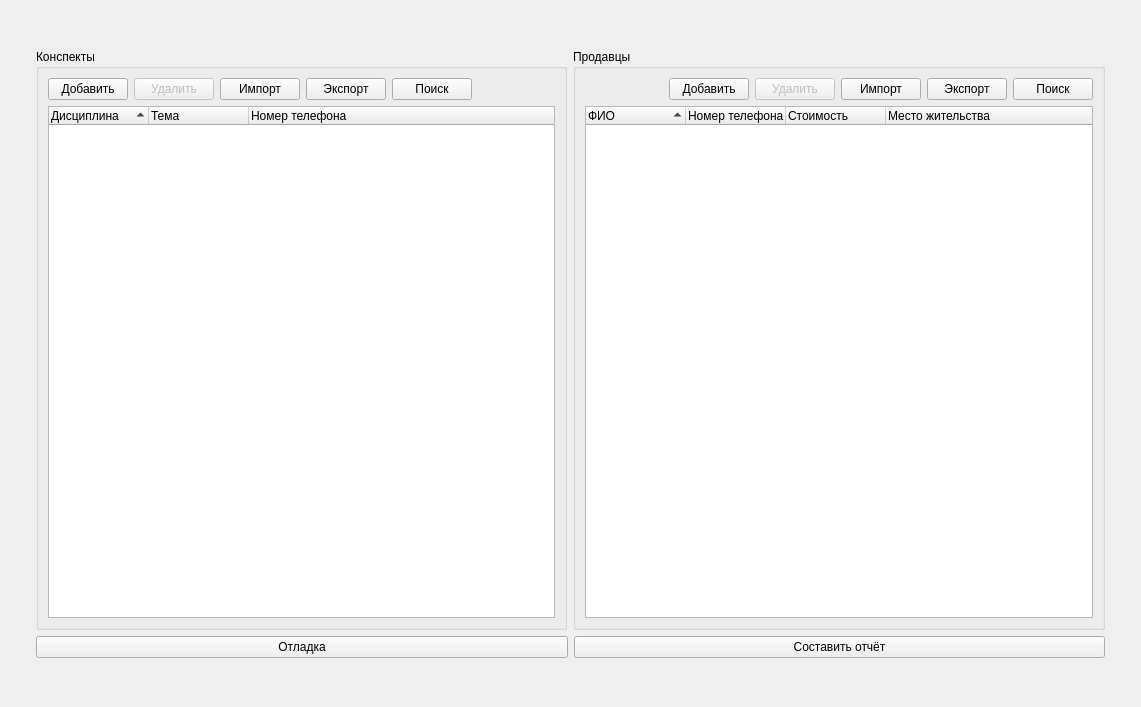
<?xml version="1.0" encoding="UTF-8"?>
<ui version="4.0">
 <class>MainWindow</class>
 <widget class="QMainWindow" name="MainWindow">
  <property name="geometry">
   <rect>
    <x>0</x>
    <y>0</y>
    <width>1141</width>
    <height>707</height>
   </rect>
  </property>
  <property name="windowTitle">
   <string>MainWindow</string>
  </property>
  <widget class="QWidget" name="centralwidget">
   <property name="sizePolicy">
    <sizepolicy hsizetype="Preferred" vsizetype="Preferred">
     <horstretch>0</horstretch>
     <verstretch>0</verstretch>
    </sizepolicy>
   </property>
   <layout class="QGridLayout" name="gridLayout">
    <item row="0" column="1">
     <spacer name="verticalSpacer_2">
      <property name="orientation">
       <enum>Qt::Vertical</enum>
      </property>
      <property name="sizeType">
       <enum>QSizePolicy::Minimum</enum>
      </property>
      <property name="sizeHint" stdset="0">
       <size>
        <width>20</width>
        <height>40</height>
       </size>
      </property>
     </spacer>
    </item>
    <item row="4" column="1">
     <spacer name="verticalSpacer">
      <property name="orientation">
       <enum>Qt::Vertical</enum>
      </property>
      <property name="sizeType">
       <enum>QSizePolicy::Minimum</enum>
      </property>
      <property name="sizeHint" stdset="0">
       <size>
        <width>20</width>
        <height>40</height>
       </size>
      </property>
     </spacer>
    </item>
    <item row="1" column="0">
     <spacer name="horizontalSpacer_3">
      <property name="orientation">
       <enum>Qt::Horizontal</enum>
      </property>
      <property name="sizeType">
       <enum>QSizePolicy::Preferred</enum>
      </property>
      <property name="sizeHint" stdset="0">
       <size>
        <width>40</width>
        <height>20</height>
       </size>
      </property>
     </spacer>
    </item>
    <item row="1" column="1">
     <layout class="QHBoxLayout" name="horizontalLayout">
      <item>
       <widget class="QGroupBox" name="Notes">
        <property name="title">
         <string>Конспекты</string>
        </property>
        <layout class="QVBoxLayout" name="verticalLayout">
         <item>
          <layout class="QHBoxLayout" name="NoteButtons">
           <item>
            <widget class="QPushButton" name="AddNote">
             <property name="text">
              <string>Добавить</string>
             </property>
            </widget>
           </item>
           <item>
            <widget class="QPushButton" name="DeleteNote">
             <property name="enabled">
              <bool>false</bool>
             </property>
             <property name="text">
              <string>Удалить</string>
             </property>
            </widget>
           </item>
           <item>
            <widget class="QPushButton" name="NoteImport">
             <property name="enabled">
              <bool>true</bool>
             </property>
             <property name="text">
              <string>Импорт</string>
             </property>
             <property name="checkable">
              <bool>false</bool>
             </property>
            </widget>
           </item>
           <item>
            <widget class="QPushButton" name="NoteExport">
             <property name="text">
              <string>Экспорт</string>
             </property>
            </widget>
           </item>
           <item>
            <widget class="QPushButton" name="NoteSearchButton">
             <property name="text">
              <string>Поиск</string>
             </property>
            </widget>
           </item>
           <item>
            <spacer name="horizontalSpacer">
             <property name="orientation">
              <enum>Qt::Horizontal</enum>
             </property>
             <property name="sizeType">
              <enum>QSizePolicy::Preferred</enum>
             </property>
             <property name="sizeHint" stdset="0">
              <size>
               <width>90</width>
               <height>20</height>
              </size>
             </property>
            </spacer>
           </item>
          </layout>
         </item>
         <item>
          <widget class="QTreeWidget" name="NotesList">
           <property name="selectionBehavior">
            <enum>QAbstractItemView::SelectRows</enum>
           </property>
           <property name="sortingEnabled">
            <bool>true</bool>
           </property>
           <property name="allColumnsShowFocus">
            <bool>true</bool>
           </property>
           <property name="headerHidden">
            <bool>false</bool>
           </property>
           <attribute name="headerHighlightSections">
            <bool>false</bool>
           </attribute>
           <attribute name="headerShowSortIndicator" stdset="0">
            <bool>true</bool>
           </attribute>
           <column>
            <property name="text">
             <string>Дисциплина</string>
            </property>
           </column>
           <column>
            <property name="text">
             <string>Тема</string>
            </property>
           </column>
           <column>
            <property name="text">
             <string>Номер телефона</string>
            </property>
           </column>
          </widget>
         </item>
        </layout>
       </widget>
      </item>
      <item>
       <widget class="QGroupBox" name="Sellers">
        <property name="title">
         <string>Продавцы</string>
        </property>
        <layout class="QVBoxLayout" name="verticalLayout_2">
         <item>
          <layout class="QHBoxLayout" name="SellersButtons">
           <item>
            <spacer name="horizontalSpacer_2">
             <property name="orientation">
              <enum>Qt::Horizontal</enum>
             </property>
             <property name="sizeType">
              <enum>QSizePolicy::Preferred</enum>
             </property>
             <property name="sizeHint" stdset="0">
              <size>
               <width>90</width>
               <height>20</height>
              </size>
             </property>
            </spacer>
           </item>
           <item>
            <widget class="QPushButton" name="AddSeller">
             <property name="text">
              <string>Добавить</string>
             </property>
            </widget>
           </item>
           <item>
            <widget class="QPushButton" name="DeleteSeller">
             <property name="enabled">
              <bool>false</bool>
             </property>
             <property name="text">
              <string>Удалить</string>
             </property>
            </widget>
           </item>
           <item>
            <widget class="QPushButton" name="SellerImport">
             <property name="text">
              <string>Импорт</string>
             </property>
            </widget>
           </item>
           <item>
            <widget class="QPushButton" name="SellerExport">
             <property name="text">
              <string>Экспорт</string>
             </property>
            </widget>
           </item>
           <item>
            <widget class="QPushButton" name="SellerSearchButton">
             <property name="text">
              <string>Поиск</string>
             </property>
            </widget>
           </item>
          </layout>
         </item>
         <item>
          <widget class="QTreeWidget" name="SellerList">
           <property name="sortingEnabled">
            <bool>true</bool>
           </property>
           <property name="allColumnsShowFocus">
            <bool>true</bool>
           </property>
           <property name="columnCount">
            <number>4</number>
           </property>
           <attribute name="headerVisible">
            <bool>true</bool>
           </attribute>
           <attribute name="headerShowSortIndicator" stdset="0">
            <bool>true</bool>
           </attribute>
           <column>
            <property name="text">
             <string>ФИО</string>
            </property>
           </column>
           <column>
            <property name="text">
             <string>Номер телефона</string>
            </property>
           </column>
           <column>
            <property name="text">
             <string>Стоимость</string>
            </property>
           </column>
           <column>
            <property name="text">
             <string>Место жительства</string>
            </property>
           </column>
          </widget>
         </item>
        </layout>
       </widget>
      </item>
     </layout>
    </item>
    <item row="1" column="2">
     <spacer name="horizontalSpacer_4">
      <property name="orientation">
       <enum>Qt::Horizontal</enum>
      </property>
      <property name="sizeType">
       <enum>QSizePolicy::Maximum</enum>
      </property>
      <property name="sizeHint" stdset="0">
       <size>
        <width>40</width>
        <height>20</height>
       </size>
      </property>
     </spacer>
    </item>
    <item row="3" column="1">
     <layout class="QHBoxLayout" name="horizontalLayout_2">
      <item>
       <widget class="QPushButton" name="DebugButton">
        <property name="text">
         <string>Отладка</string>
        </property>
       </widget>
      </item>
      <item>
       <widget class="QPushButton" name="ReportButton">
        <property name="text">
         <string>Составить отчёт</string>
        </property>
       </widget>
      </item>
     </layout>
    </item>
   </layout>
  </widget>
 </widget>
 <resources/>
 <connections/>
</ui>
